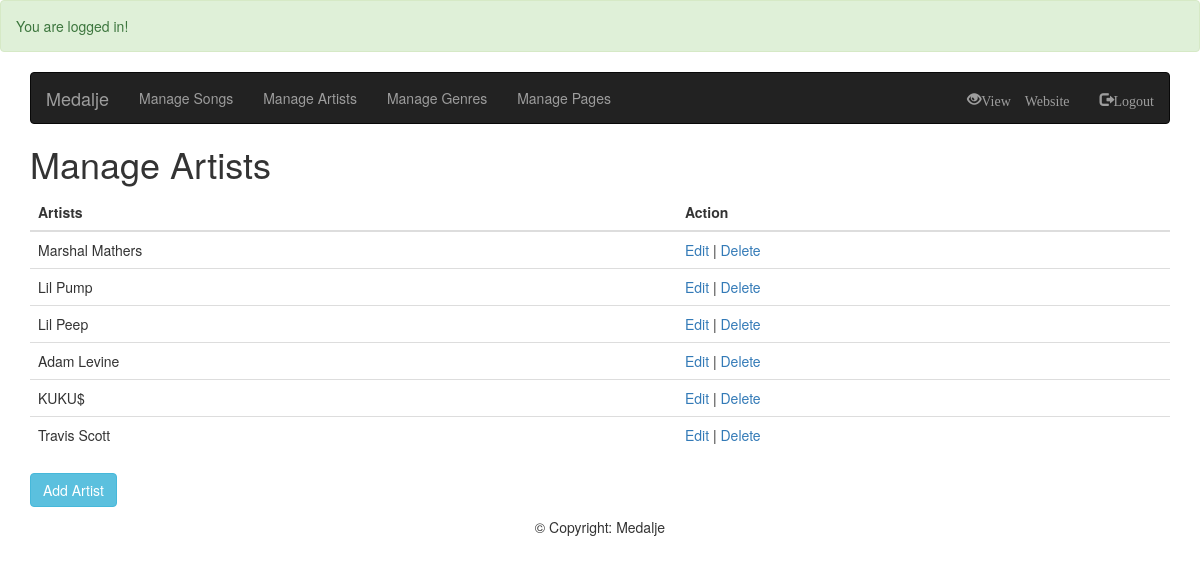
Screenshot of /admin/?page=artists (signed in) with the database file from the repository.
### tables this page shows
CREATE TABLE IF NOT EXISTS `artists` (
  `id` int(11) NOT NULL AUTO_INCREMENT,
  `firstName` varchar(60) DEFAULT NULL,
  `lastName` varchar(60) DEFAULT NULL,
  `birthday` date DEFAULT NULL,
  PRIMARY KEY (`id`)
);

### admin/artists.php (the view)
<h1>Manage Artists</h1>
<table class="table table-hover">
    <thead>
        <tr>
            <th><strong>Artists</strong></th>
            <th><strong>Action</strong></th>
        </tr>
    </thead>
    <tbody>
        <?php
        $sql = mysqli_query($connection, "SELECT * FROM artists ORDER BY id");
        while ($row = mysqli_fetch_assoc($sql)) {
            echo "<tr>";
            echo "<td>" . $row['firstName'] . " " . $row['lastName'] . "</td>";
            echo "<td><a href=\"" . DIRADMIN . "editartist.php?id=" . $row['id'] . '">Edit</a> | <a href="' . DIRADMIN . '?page=artists&del=' . $row['id'] . '">Delete</a></td>';
            echo "</tr>";
        }
        ?>
    </tbody>
</table>
<p><a href="<?php echo DIRADMIN; ?>addartist.php" class="btn btn-info">Add Artist</a></p>

### rows the page displays
artists: firstName "Marshal", lastName "Mathers"
artists: firstName "Lil", lastName "Pump"
artists: firstName "Lil", lastName "Peep"
artists: firstName "Adam", lastName "Levine"
artists: firstName "KUKU$"
artists: firstName "Travis", lastName "Scott"

### other values shown
$_SESSION['success'] "You are logged in!"
SITETITLE "Medalje"
